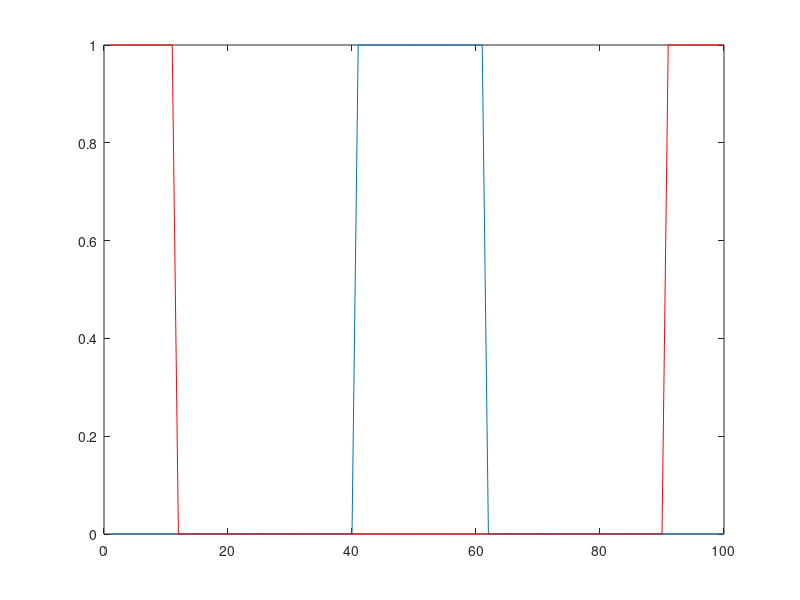

Reproduce this figure in MATLAB.
clear
clc
M=100
DelX=1/M
a=0.5;
for j=1:1:M
     if (j-1)*DelX<0.4
     vn(j)=0;
     elseif (j-1)*DelX>0.6
     vn(j)=0;    
     else
     vn(j)=1;
     end
end

for j=1:1:M
    if a <=(j-1)*DelX
        if ((j-1)*DelX-a)<0.4
        uN(j)=0;
        elseif ((j-1)*DelX-a)>0.6
        uN(j)=0;    
        else
        uN(j)=1;
        end
    else
        if (1-a+(j-1)*DelX)<0.4
        uN(j)=0;
        elseif (1-a+(j-1)*DelX)>0.6
        uN(j)=0;    
        else
        uN(j)=1;
        end
    end
    
        end
     
plot(vn)
hold on
plot(uN,'r')